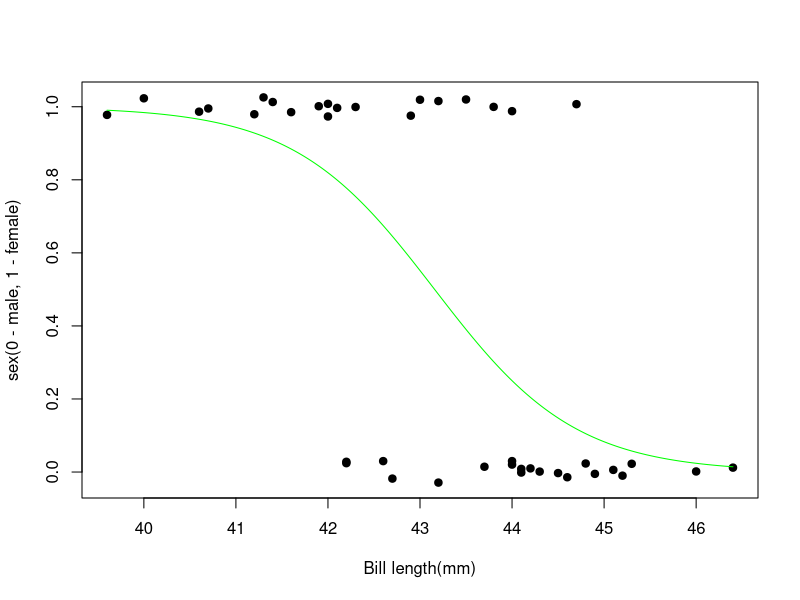

Generate this figure with R:


bird1 <-read.csv("birds.csv")

View(bird1)
sex<-bird1$sex
curlen<-bird1$curlen
sexcode<-ifelse(sex=="F", 1, 0)
plot(curlen, jitter(sexcode, 0.15), pch=19, xlab="Bill length(mm)", ylab = "sex(0 - male, 1 - female)")
model <- glm(sexcode~curlen, binomial())
xv<-seq(min(curlen), max(curlen), 0.01)
yv<-predict(model, list(curlen=xv), type="response")
lines(xv, yv, col="green")
## lm learning 